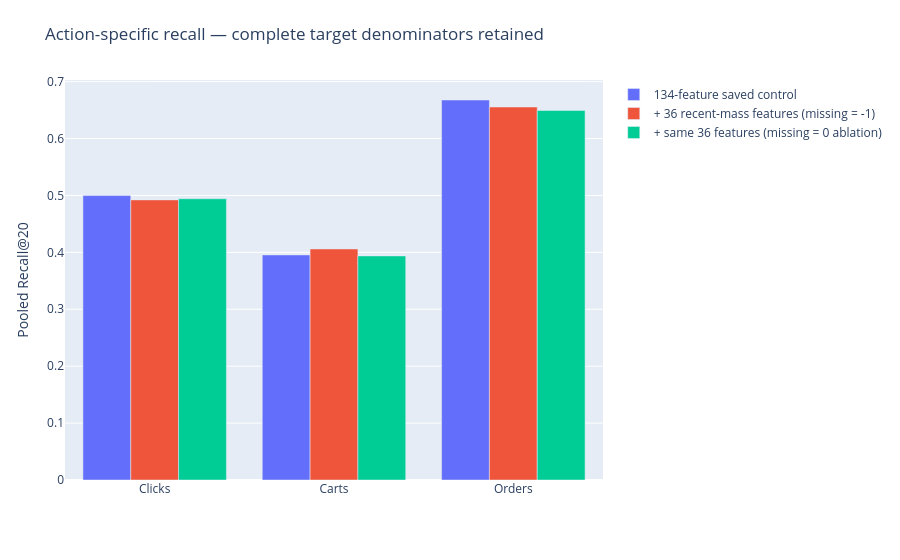

Notebook code cell kept with this figure:
### Markdown cell above
## Click/cart/order results

### Code cell
view.show_chart(4)

### Figure 1 — Plotly figure (JSON) as saved in the notebook; plotly's stock layout.template omitted (floating-point values rounded to 4 significant figures)
{"data": [{"name": "134-feature saved control", "type": "bar", "x": ["Clicks", "Carts", "Orders"], "y": [0.4997, 0.3955, 0.6677]}, {"name": "+ 36 recent-mass features (missing = -1)", "type": "bar", "x": ["Clicks", "Carts", "Orders"], "y": [0.4922, 0.4059, 0.6554]}, {"name": "+ same 36 features (missing = 0 ablation)", "type": "bar", "x": ["Clicks", "Carts", "Orders"], "y": [0.4942, 0.3937, 0.6492]}], "layout": {"barmode": "group", "margin": {"b": 80, "l": 65, "r": 35, "t": 80}, "title": {"text": "Action-specific recall — complete target denominators retained"}, "yaxis": {"title": {"text": "Pooled Recall@20"}}}}
